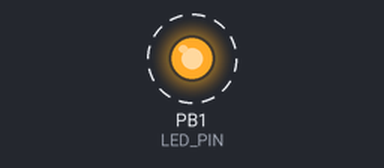
This sketch was run on a simulated ATtiny85, built with avr-gcc and run on an emulated ATtiny85. On the bench: output pins drawn as LEDs (lit = HIGH). Dashed ring = blinking.

Above: at 3.5 s.
Timing chart, 0 to 6.8 s (numbered marks = the images above):
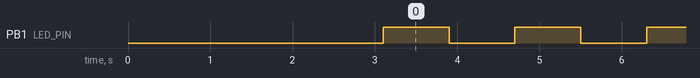

The sketch:

DigisparkBadUSBFlagandRickroll.ino
```cpp
#include <DigiKeyboard.h>

#define LED_PIN 1

void setup() {
  pinMode(LED_PIN, OUTPUT);

  DigiKeyboard.sendKeyStroke(0);
  DigiKeyboard.delay(500);


  DigiKeyboard.sendKeyStroke(KEY_T, MOD_CONTROL_LEFT | MOD_ALT_LEFT);
  DigiKeyboard.delay(1000);

  DigiKeyboard.print("printf \"");
  DigiKeyboard.print("**********************************************\\n");
  DigiKeyboard.print("*                                            *\\n");
  DigiKeyboard.print("*     A R T E F A C T   W A S   H E R E !   *\\n");
  DigiKeyboard.print("*                                            *\\n");
  DigiKeyboard.print("**********************************************\\n");
  DigiKeyboard.print("\"");
  DigiKeyboard.sendKeyStroke(KEY_ENTER);

  DigiKeyboard.delay(500);


  DigiKeyboard.print("xdg-open https://www.youtube.com/watch?v=dQw4w9WgXcQ");
  DigiKeyboard.sendKeyStroke(KEY_ENTER);
  DigiKeyboard.delay(500);

}

void loop() {
    digitalWrite(LED_PIN, HIGH);
    delay(800);
    digitalWrite(LED_PIN, LOW);
    delay(800);

}
```

Measured:
- by itself, PB1 (LED_PIN): alternates HIGH for 0.80 s and LOW for 0.80 s
